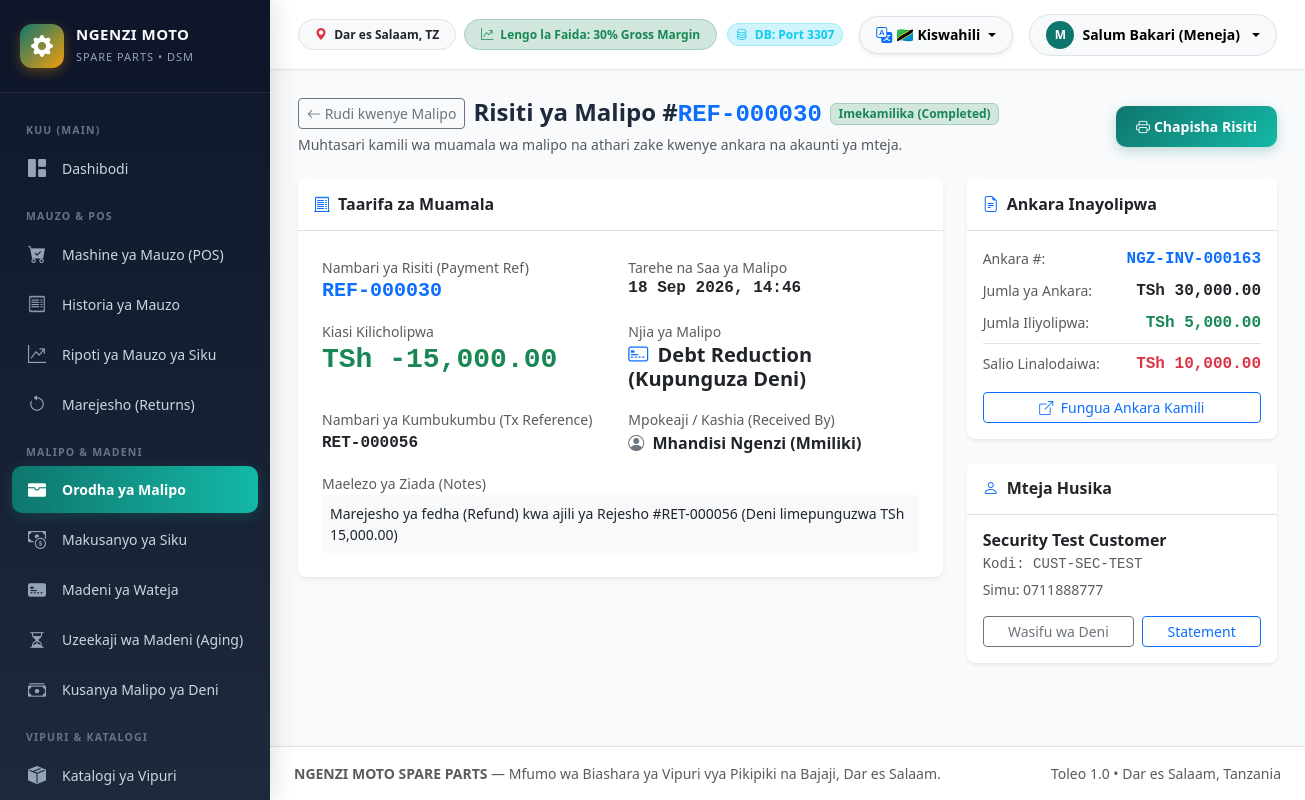
The app's page /index.php?route=payment_show&id=128 (signed in) with its own data.
### tables this page shows
CREATE TABLE `sale_payments` (
  `id` int(11) NOT NULL AUTO_INCREMENT,
  `payment_no` varchar(50) DEFAULT NULL,
  `sale_id` int(11) NOT NULL,
  `customer_id` int(11) DEFAULT NULL,
  `amount` decimal(15,2) NOT NULL,
  `payment_method` varchar(50) NOT NULL,
  `provider` varchar(50) DEFAULT NULL,
  `reference_no` varchar(100) DEFAULT NULL,
  `payment_date` datetime NOT NULL,
  `received_by` int(11) NOT NULL,
  `notes` varchar(255) DEFAULT NULL,
  `status` enum('completed','reversed') NOT NULL DEFAULT 'completed',
  `reversal_reason` varchar(255) DEFAULT NULL,
  `reversed_by` int(11) DEFAULT NULL,
  `reversed_at` datetime DEFAULT NULL,
  `parent_payment_id` int(11) DEFAULT NULL,
  `created_at` timestamp NOT NULL DEFAULT current_timestamp(),
  PRIMARY KEY (`id`),
  UNIQUE KEY `uk_sale_payment_no` (`payment_no`),
  KEY `sale_id` (`sale_id`),
  KEY `received_by` (`received_by`),
  KEY `fk_sale_payments_customer` (`customer_id`),
  KEY `fk_sale_payments_reversed_by` (`reversed_by`),
  KEY `fk_sale_payments_parent` (`parent_payment_id`),
  KEY `idx_sale_payments_created_method` (`created_at`,`payment_method`),
  CONSTRAINT `fk_sale_payments_customer` FOREIGN KEY (`customer_id`) REFERENCES `customers` (`id`) ON DELETE SET NULL ON UPDATE CASCADE,
  CONSTRAINT `fk_sale_payments_parent` FOREIGN KEY (`parent_payment_id`) REFERENCES `sale_payments` (`id`) ON DELETE SET NULL ON UPDATE CASCADE,
  CONSTRAINT `fk_sale_payments_reversed_by` FOREIGN KEY (`reversed_by`) REFERENCES `users` (`id`) ON DELETE SET NULL ON UPDATE CASCADE,
  CONSTRAINT `sale_payments_ibfk_1` FOREIGN KEY (`sale_id`) REFERENCES `sales` (`id`) ON DELETE CASCADE,
  CONSTRAINT `sale_payments_ibfk_2` FOREIGN KEY (`received_by`) REFERENCES `users` (`id`) ON UPDATE CASCADE
);

CREATE TABLE `users` (
  `id` int(11) NOT NULL AUTO_INCREMENT,
  `role_id` int(11) NOT NULL,
  `username` varchar(50) NOT NULL,
  `full_name` varchar(100) NOT NULL,
  `email` varchar(100) DEFAULT NULL,
  `phone` varchar(20) DEFAULT NULL,
  `password` varchar(255) NOT NULL,
  `status` enum('active','inactive','suspended') DEFAULT 'active',
  `last_login` datetime DEFAULT NULL,
  `created_at` timestamp NOT NULL DEFAULT current_timestamp(),
  `updated_at` timestamp NOT NULL DEFAULT current_timestamp() ON UPDATE current_timestamp(),
  PRIMARY KEY (`id`),
  UNIQUE KEY `username` (`username`),
  UNIQUE KEY `email` (`email`),
  KEY `role_id` (`role_id`),
  CONSTRAINT `users_ibfk_1` FOREIGN KEY (`role_id`) REFERENCES `roles` (`id`) ON UPDATE CASCADE
);

CREATE TABLE `sales` (
  `id` int(11) NOT NULL AUTO_INCREMENT,
  `invoice_no` varchar(50) NOT NULL,
  `customer_id` int(11) DEFAULT NULL,
  `customer_name` varchar(150) DEFAULT NULL,
  `customer_phone` varchar(50) DEFAULT NULL,
  `mechanic_id` int(11) DEFAULT NULL,
  `subtotal` decimal(15,2) NOT NULL DEFAULT 0.00,
  `discount_amount` decimal(15,2) NOT NULL DEFAULT 0.00,
  `discount_reason` varchar(255) DEFAULT NULL,
  `discount_approved_by` int(11) DEFAULT NULL,
  `total_amount` decimal(15,2) NOT NULL DEFAULT 0.00,
  `total_cogs` decimal(15,2) NOT NULL DEFAULT 0.00,
  `gross_profit` decimal(15,2) NOT NULL DEFAULT 0.00,
  `gross_margin_percent` decimal(5,2) NOT NULL DEFAULT 0.00,
  `paid_amount` decimal(15,2) NOT NULL DEFAULT 0.00,
  `balance_due` decimal(15,2) NOT NULL DEFAULT 0.00,
  `payment_method` varchar(50) NOT NULL DEFAULT 'Cash',
  `payment_status` enum('paid','partially_paid','unpaid','credit') DEFAULT 'paid',
  `sale_status` enum('completed','cancelled','refunded','partially_refunded') DEFAULT 'completed',
  `notes` text DEFAULT NULL,
  `credit_override_by` int(11) DEFAULT NULL,
  `credit_override_reason` varchar(255) DEFAULT NULL,
  `cashier_id` int(11) NOT NULL,
  `sale_date` datetime NOT NULL,
  `due_date` date DEFAULT NULL,
  `payment_terms` varchar(50) DEFAULT 'Cash only',
  `created_at` timestamp NOT NULL DEFAULT current_timestamp(),
  `updated_at` timestamp NOT NULL DEFAULT current_timestamp() ON UPDATE current_timestamp(),
  PRIMARY KEY (`id`),
  UNIQUE KEY `invoice_no` (`invoice_no`),
  KEY `mechanic_id` (`mechanic_id`),
  KEY `discount_approved_by` (`discount_approved_by`),
  KEY `idx_sale_invoice` (`invoice_no`),
  KEY `idx_sale_date` (`sale_date`),
  KEY `idx_sale_customer` (`customer_id`),
  KEY `idx_sale_cashier` (`cashier_id`),
  KEY `fk_sales_credit_override` (`credit_override_by`),
  KEY `idx_sales_customer_date` (`customer_id`,`sale_date`),
  CONSTRAINT `fk_sales_credit_override` FOREIGN KEY (`credit_override_by`) REFERENCES `users` (`id`) ON DELETE SET NULL ON UPDATE CASCADE,
  CONSTRAINT `sales_ibfk_1` FOREIGN KEY (`customer_id`) REFERENCES `customers` (`id`) ON UPDATE CASCADE,
  CONSTRAINT `sales_ibfk_2` FOREIGN KEY (`mechanic_id`) REFERENCES `mechanics` (`id`) ON UPDATE CASCADE,
  CONSTRAINT `sales_ibfk_3` FOREIGN KEY (`discount_approved_by`) REFERENCES `users` (`id`) ON UPDATE CASCADE,
  CONSTRAINT `sales_ibfk_4` FOREIGN KEY (`cashier_id`) REFERENCES `users` (`id`) ON UPDATE CASCADE
);

CREATE TABLE `customers` (
  `id` int(11) NOT NULL AUTO_INCREMENT,
  `customer_code` varchar(50) NOT NULL,
  `name` varchar(100) NOT NULL,
  `phone` varchar(20) DEFAULT NULL,
  `alternative_phone` varchar(20) DEFAULT NULL,
  `email` varchar(100) DEFAULT NULL,
  `address` varchar(255) DEFAULT NULL,
  `area` varchar(100) DEFAULT NULL,
  `gender` varchar(20) DEFAULT NULL,
  `customer_type` enum('individual','retail','mechanic','garage','business','walk_in','reseller','dealer','other') DEFAULT 'individual',
  `credit_limit` decimal(15,2) DEFAULT 0.00,
  `credit_allowed` tinyint(1) NOT NULL DEFAULT 1,
  `payment_terms` varchar(50) NOT NULL DEFAULT '30 days',
  `credit_status` enum('active','warning','blocked') NOT NULL DEFAULT 'active',
  `current_balance` decimal(15,2) DEFAULT 0.00,
  `notes` text DEFAULT NULL,
  `status` enum('active','inactive','blocked') DEFAULT 'active',
  `created_by` int(11) DEFAULT NULL,
  `updated_by` int(11) DEFAULT NULL,
  `created_at` timestamp NOT NULL DEFAULT current_timestamp(),
  `updated_at` timestamp NOT NULL DEFAULT current_timestamp() ON UPDATE current_timestamp(),
  PRIMARY KEY (`id`),
  UNIQUE KEY `customer_code` (`customer_code`),
  KEY `idx_customer_phone` (`phone`),
  KEY `created_by` (`created_by`),
  KEY `updated_by` (`updated_by`),
  CONSTRAINT `customers_ibfk_1` FOREIGN KEY (`created_by`) REFERENCES `users` (`id`) ON DELETE SET NULL,
  CONSTRAINT `customers_ibfk_2` FOREIGN KEY (`updated_by`) REFERENCES `users` (`id`) ON DELETE SET NULL
);

### views/payments/show.php (the view, shortened to what the rows shown need)
<?php
$isReversed = ($payment['status'] === 'reversed');
?>
<div class="d-flex flex-wrap align-items-center justify-content-between gap-3 mb-4">
    <div>
        <div class="d-flex align-items-center gap-2 mb-1">
            <a href="/index.php?route=payments" class="btn btn-outline-secondary btn-sm">
                <i class="bi bi-arrow-left"></i> Rudi kwenye Malipo
            </a>
            <h4 class="fw-bold mb-0">
                Risiti ya Malipo #<span class="font-monospace text-primary"><?= htmlspecialchars($payment['payment_no']) ?></span>
            </h4>
            <?php if ($isReversed): ?>
                <span class="badge bg-danger-subtle text-danger border border-danger-subtle">
                    Imeghairiwa (Reversed)
                </span>
            <?php else: ?>
                <span class="badge bg-success-subtle text-success border border-success-subtle">
                    Imekamilika (Completed)
                </span>
            <?php endif; ?>
        </div>
        <p class="text-muted small mb-0">Muhtasari kamili wa muamala wa malipo na athari zake kwenye ankara na akaunti ya mteja.</p>
    </div>
    <div class="d-flex flex-wrap gap-2">
        <a href="/index.php?route=payment_receipt&id=<?= $payment['id'] ?>" target="_blank" class="btn btn-primary-custom btn-sm d-flex align-items-center gap-1">
            <i class="bi bi-printer"></i> Chapisha Risiti
        </a>
    </div>
</div>
<div class="row g-4">
    <div class="col-lg-8">
        <div class="card border-0 shadow-sm rounded-3 mb-4">
            <div class="card-header bg-white border-bottom py-3">
                <h6 class="fw-bold mb-0 text-dark">
                    <i class="bi bi-receipt-cutoff text-primary me-2"></i>Taarifa za Muamala
                </h6>
            </div>
            <div class="card-body p-4">
                <div class="row g-3">
                    <div class="col-sm-6">
                        <label class="small text-muted mb-0">Nambari ya Risiti (Payment Ref)</label>
                        <h5 class="fw-bold font-monospace text-primary mb-0"><?= htmlspecialchars($payment['payment_no']) ?></h5>
                    </div>
                    <div class="col-sm-6">
                        <label class="small text-muted mb-0">Tarehe na Saa ya Malipo</label>
                        <h6 class="fw-bold font-monospace text-dark mb-0"><?= date('d M Y, H:i', strtotime($payment['payment_date'])) ?></h6>
                    </div>
                    <div class="col-sm-6">
                        <label class="small text-muted mb-0">Kiasi Kilicholipwa</label>
                        <h3 class="fw-bold font-monospace <?= $isReversed ? 'text-decoration-line-through text-muted' : 'text-success' ?> mb-0">
                            <?= Helper::formatCurrency((float)$payment['amount']) ?>
                        </h3>
                    </div>
                    <div class="col-sm-6">
                        <label class="small text-muted mb-0">Njia ya Malipo</label>
                        <h5 class="fw-bold text-dark mb-0">
                            <i class="bi bi-credit-card-2-front text-primary me-1"></i>
                            <?= htmlspecialchars($payment['payment_method']) ?>
                        </h5>
                    </div>
                    <?php if (!empty($payment['reference_no'])): ?>
                        <div class="col-sm-6">
                            <label class="small text-muted mb-0">Nambari ya Kumbukumbu (Tx Reference)</label>
                            <div class="font-monospace fw-semibold text-dark"><?= htmlspecialchars($payment['reference_no']) ?></div>
                        </div>
                    <?php endif; ?>
                    <div class="col-sm-6">
                        <label class="small text-muted mb-0">Mpokeaji / Kashia (Received By)</label>
                        <div class="fw-semibold text-dark">
                            <i class="bi bi-person-circle text-secondary me-1"></i>
                            <?= htmlspecialchars($payment['received_by_name'] ?? 'Staff') ?>
                        </div>
                    </div>
                    <?php if (!empty($payment['notes'])): ?>
                        <div class="col-12">
                            <label class="small text-muted mb-0">Maelezo ya Ziada (Notes)</label>
                            <div class="p-2 bg-light rounded small"><?= nl2br(htmlspecialchars($payment['notes'])) ?></div>
                        </div>
                    <?php endif; ?>
                </div>
            </div>
        </div>
    </div>
    <div class="col-lg-4">
        <div class="card border-0 shadow-sm rounded-3 mb-4">
            <div class="card-header bg-white border-bottom py-3">
                <h6 class="fw-bold mb-0 text-dark">
                    <i class="bi bi-file-earmark-text text-primary me-2"></i>Ankara Inayolipwa
                </h6>
            </div>
            <div class="card-body p-3">
                <div class="d-flex align-items-center justify-content-between mb-2">
                    <span class="text-muted small">Ankara #:</span>
                    <a href="/index.php?route=sale_show&id=<?= $payment['sale_id'] ?>" class="font-monospace fw-bold text-decoration-none">
                        <?= htmlspecialchars($payment['invoice_no']) ?>
                    </a>
                </div>
                <div class="d-flex align-items-center justify-content-between mb-2">
                    <span class="text-muted small">Jumla ya Ankara:</span>
                    <span class="font-monospace fw-bold text-dark"><?= Helper::formatCurrency((float)$payment['sale_total_amount']) ?></span>
                </div>
                <div class="d-flex align-items-center justify-content-between mb-2">
                    <span class="text-muted small">Jumla Iliyolipwa:</span>
                    <span class="font-monospace fw-bold text-success"><?= Helper::formatCurrency((float)$payment['sale_paid_amount']) ?></span>
                </div>
                <div class="d-flex align-items-center justify-content-between mb-3 border-top pt-2">
                    <span class="text-muted small">Salio Linalodaiwa:</span>
                    <span class="font-monospace fw-bold text-danger"><?= Helper::formatCurrency((float)$payment['sale_balance_due']) ?></span>
                </div>
                <a href="/index.php?route=sale_show&id=<?= $payment['sale_id'] ?>" class="btn btn-outline-primary btn-sm w-100">
                    <i class="bi bi-box-arrow-up-right me-1"></i> Fungua Ankara Kamili
                </a>
            </div>
        </div>
        <div class="card border-0 shadow-sm rounded-3">
            <div class="card-header bg-white border-bottom py-3">
                <h6 class="fw-bold mb-0 text-dark">
                    <i class="bi bi-person text-primary me-2"></i>Mteja Husika
                </h6>
            </div>
            <div class="card-body p-3">
                <h6 class="fw-bold text-dark mb-1"><?= htmlspecialchars($payment['customer_name']) ?></h6>
                <?php if (!empty($payment['customer_code'])): ?>
                    <p class="text-muted small font-monospace mb-1">Kodi: <?= htmlspecialchars($payment['customer_code']) ?></p>
                <?php endif; ?>
                <?php if (!empty($payment['customer_phone'])): ?>
                    <p class="text-muted small mb-1">Simu: <?= htmlspecialchars($payment['customer_phone']) ?></p>
                <?php endif; ?>
                <?php if (!empty($payment['customer_id'])): ?>
                    <div class="mt-3 d-flex gap-2">
                        <a href="/index.php?route=debt_customer_profile&id=<?= $payment['customer_id'] ?>" class="btn btn-outline-secondary btn-sm flex-fill">
                            Wasifu wa Deni
                        </a>
                        <a href="/index.php?route=debt_statement&customer_id=<?= $payment['customer_id'] ?>" class="btn btn-outline-primary btn-sm flex-fill">
                            Statement
                        </a>
                    </div>
                <?php endif; ?>
            </div>
        </div>
    </div>
</div>

### records on screen
sale_payments: payment_no "REF-000030", payment_date "18 Sep 2026, 14:46", amount "TSh -15,000.00", payment_method "Debt Reduction (Kupunguza Deni)", reference_no "RET-000056", received_by.full_name "Mhandisi Ngenzi (Mmiliki)", notes "Marejesho ya fedha (Refund) kwa ajili ya Rejesho #RET-000056 (Deni limepunguzwa TSh 15,000.00)", sale.invoice_no "NGZ-INV-000163", sale.total_amount "TSh 30,000.00", sale.paid_amount "TSh 5,000.00", sale.balance_due "TSh 10,000.00", customer.customer_code "CUST-SEC-TEST", customer.phone "0711888777"

### other values on screen
substr($user['username'] ?? 'U', 0, 1) "M"
$user['full_name'] "Salum Bakari (Meneja)"
$payment['customer_name'] "Security Test Customer"
